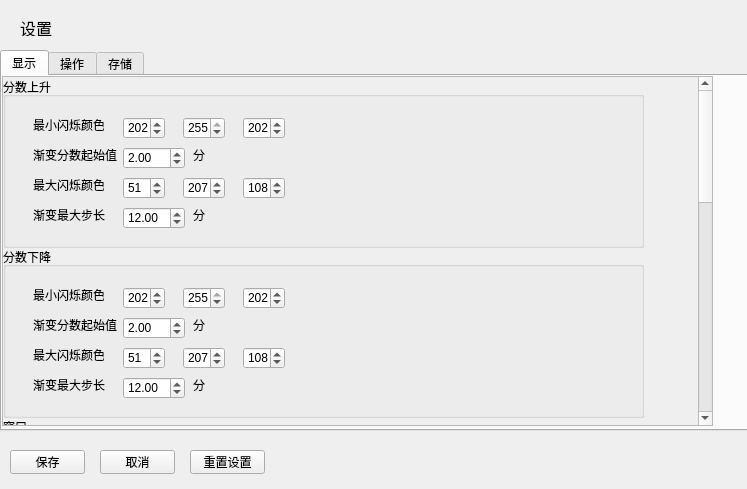
<?xml version="1.0" encoding="UTF-8"?>
<ui version="4.0">
 <class>Form</class>
 <widget class="QWidget" name="Form">
  <property name="geometry">
   <rect>
    <x>0</x>
    <y>0</y>
    <width>747</width>
    <height>489</height>
   </rect>
  </property>
  <property name="windowTitle">
   <string>设置</string>
  </property>
  <widget class="QLabel" name="label">
   <property name="geometry">
    <rect>
     <x>20</x>
     <y>20</y>
     <width>54</width>
     <height>16</height>
    </rect>
   </property>
   <property name="font">
    <font>
     <pointsize>12</pointsize>
    </font>
   </property>
   <property name="text">
    <string>设置</string>
   </property>
  </widget>
  <widget class="QTabWidget" name="tabWidget">
   <property name="geometry">
    <rect>
     <x>0</x>
     <y>50</y>
     <width>801</width>
     <height>381</height>
    </rect>
   </property>
   <property name="currentIndex">
    <number>0</number>
   </property>
   <widget class="QWidget" name="tab_3">
    <attribute name="title">
     <string>显示</string>
    </attribute>
    <widget class="QScrollArea" name="scrollArea_2">
     <property name="geometry">
      <rect>
       <x>0</x>
       <y>0</y>
       <width>711</width>
       <height>350</height>
      </rect>
     </property>
     <property name="widgetResizable">
      <bool>true</bool>
     </property>
     <widget class="QWidget" name="scrollAreaWidgetContents_2">
      <property name="geometry">
       <rect>
        <x>0</x>
        <y>0</y>
        <width>692</width>
        <height>1000</height>
       </rect>
      </property>
      <property name="minimumSize">
       <size>
        <width>0</width>
        <height>1000</height>
       </size>
      </property>
      <widget class="QGroupBox" name="groupBox">
       <property name="geometry">
        <rect>
         <x>0</x>
         <y>0</y>
         <width>641</width>
         <height>171</height>
        </rect>
       </property>
       <property name="title">
        <string>分数上升</string>
       </property>
       <widget class="QLabel" name="label_3">
        <property name="geometry">
         <rect>
          <x>30</x>
          <y>40</y>
          <width>71</width>
          <height>16</height>
         </rect>
        </property>
        <property name="text">
         <string>最小闪烁颜色</string>
        </property>
       </widget>
       <widget class="QSpinBox" name="score_up_color_r">
        <property name="geometry">
         <rect>
          <x>120</x>
          <y>40</y>
          <width>42</width>
          <height>22</height>
         </rect>
        </property>
        <property name="maximum">
         <number>255</number>
        </property>
        <property name="value">
         <number>202</number>
        </property>
       </widget>
       <widget class="QSpinBox" name="score_up_color_g">
        <property name="geometry">
         <rect>
          <x>180</x>
          <y>40</y>
          <width>42</width>
          <height>22</height>
         </rect>
        </property>
        <property name="maximum">
         <number>255</number>
        </property>
        <property name="value">
         <number>255</number>
        </property>
       </widget>
       <widget class="QSpinBox" name="score_up_color_b">
        <property name="geometry">
         <rect>
          <x>240</x>
          <y>40</y>
          <width>42</width>
          <height>22</height>
         </rect>
        </property>
        <property name="maximum">
         <number>255</number>
        </property>
        <property name="value">
         <number>202</number>
        </property>
       </widget>
       <widget class="QLabel" name="label_4">
        <property name="geometry">
         <rect>
          <x>30</x>
          <y>70</y>
          <width>91</width>
          <height>16</height>
         </rect>
        </property>
        <property name="text">
         <string>渐变分数起始值</string>
        </property>
       </widget>
       <widget class="QDoubleSpinBox" name="score_up_color_mixin_start">
        <property name="geometry">
         <rect>
          <x>120</x>
          <y>70</y>
          <width>62</width>
          <height>22</height>
         </rect>
        </property>
        <property name="maximum">
         <double>114514.000000000000000</double>
        </property>
        <property name="singleStep">
         <double>1.000000000000000</double>
        </property>
        <property name="value">
         <double>2.000000000000000</double>
        </property>
       </widget>
       <widget class="QLabel" name="label_2">
        <property name="geometry">
         <rect>
          <x>30</x>
          <y>100</y>
          <width>71</width>
          <height>16</height>
         </rect>
        </property>
        <property name="text">
         <string>最大闪烁颜色</string>
        </property>
       </widget>
       <widget class="QSpinBox" name="score_up_color_end_r">
        <property name="geometry">
         <rect>
          <x>120</x>
          <y>100</y>
          <width>42</width>
          <height>22</height>
         </rect>
        </property>
        <property name="maximum">
         <number>255</number>
        </property>
        <property name="value">
         <number>51</number>
        </property>
       </widget>
       <widget class="QSpinBox" name="score_up_color_end_g">
        <property name="geometry">
         <rect>
          <x>180</x>
          <y>100</y>
          <width>42</width>
          <height>22</height>
         </rect>
        </property>
        <property name="maximum">
         <number>255</number>
        </property>
        <property name="value">
         <number>207</number>
        </property>
       </widget>
       <widget class="QSpinBox" name="score_up_color_end_b">
        <property name="geometry">
         <rect>
          <x>240</x>
          <y>100</y>
          <width>42</width>
          <height>22</height>
         </rect>
        </property>
        <property name="maximum">
         <number>255</number>
        </property>
        <property name="value">
         <number>108</number>
        </property>
       </widget>
       <widget class="QLabel" name="label_5">
        <property name="geometry">
         <rect>
          <x>30</x>
          <y>130</y>
          <width>91</width>
          <height>16</height>
         </rect>
        </property>
        <property name="text">
         <string>渐变最大步长</string>
        </property>
       </widget>
       <widget class="QDoubleSpinBox" name="score_up_color_step">
        <property name="geometry">
         <rect>
          <x>120</x>
          <y>130</y>
          <width>62</width>
          <height>22</height>
         </rect>
        </property>
        <property name="maximum">
         <double>114514.000000000000000</double>
        </property>
        <property name="singleStep">
         <double>1.000000000000000</double>
        </property>
        <property name="value">
         <double>12.000000000000000</double>
        </property>
       </widget>
       <widget class="QLabel" name="label_6">
        <property name="geometry">
         <rect>
          <x>190</x>
          <y>130</y>
          <width>54</width>
          <height>16</height>
         </rect>
        </property>
        <property name="text">
         <string>分</string>
        </property>
       </widget>
       <widget class="QLabel" name="label_7">
        <property name="geometry">
         <rect>
          <x>190</x>
          <y>70</y>
          <width>54</width>
          <height>16</height>
         </rect>
        </property>
        <property name="text">
         <string>分</string>
        </property>
       </widget>
      </widget>
      <widget class="QGroupBox" name="groupBox_2">
       <property name="geometry">
        <rect>
         <x>0</x>
         <y>170</y>
         <width>641</width>
         <height>171</height>
        </rect>
       </property>
       <property name="title">
        <string>分数下降</string>
       </property>
       <widget class="QLabel" name="label_14">
        <property name="geometry">
         <rect>
          <x>30</x>
          <y>40</y>
          <width>71</width>
          <height>16</height>
         </rect>
        </property>
        <property name="text">
         <string>最小闪烁颜色</string>
        </property>
       </widget>
       <widget class="QSpinBox" name="score_down_color_r">
        <property name="geometry">
         <rect>
          <x>120</x>
          <y>40</y>
          <width>42</width>
          <height>22</height>
         </rect>
        </property>
        <property name="maximum">
         <number>255</number>
        </property>
        <property name="value">
         <number>202</number>
        </property>
       </widget>
       <widget class="QSpinBox" name="score_down_color_g">
        <property name="geometry">
         <rect>
          <x>180</x>
          <y>40</y>
          <width>42</width>
          <height>22</height>
         </rect>
        </property>
        <property name="maximum">
         <number>255</number>
        </property>
        <property name="value">
         <number>255</number>
        </property>
       </widget>
       <widget class="QSpinBox" name="score_down_color_b">
        <property name="geometry">
         <rect>
          <x>240</x>
          <y>40</y>
          <width>42</width>
          <height>22</height>
         </rect>
        </property>
        <property name="maximum">
         <number>255</number>
        </property>
        <property name="value">
         <number>202</number>
        </property>
       </widget>
       <widget class="QLabel" name="label_15">
        <property name="geometry">
         <rect>
          <x>30</x>
          <y>70</y>
          <width>91</width>
          <height>16</height>
         </rect>
        </property>
        <property name="text">
         <string>渐变分数起始值</string>
        </property>
       </widget>
       <widget class="QDoubleSpinBox" name="score_down_color_mixin_start">
        <property name="geometry">
         <rect>
          <x>120</x>
          <y>70</y>
          <width>62</width>
          <height>22</height>
         </rect>
        </property>
        <property name="maximum">
         <double>114514.000000000000000</double>
        </property>
        <property name="singleStep">
         <double>1.000000000000000</double>
        </property>
        <property name="value">
         <double>2.000000000000000</double>
        </property>
       </widget>
       <widget class="QLabel" name="label_16">
        <property name="geometry">
         <rect>
          <x>30</x>
          <y>100</y>
          <width>71</width>
          <height>16</height>
         </rect>
        </property>
        <property name="text">
         <string>最大闪烁颜色</string>
        </property>
       </widget>
       <widget class="QSpinBox" name="score_down_color_end_r">
        <property name="geometry">
         <rect>
          <x>120</x>
          <y>100</y>
          <width>42</width>
          <height>22</height>
         </rect>
        </property>
        <property name="maximum">
         <number>255</number>
        </property>
        <property name="value">
         <number>51</number>
        </property>
       </widget>
       <widget class="QSpinBox" name="score_down_color_end_g">
        <property name="geometry">
         <rect>
          <x>180</x>
          <y>100</y>
          <width>42</width>
          <height>22</height>
         </rect>
        </property>
        <property name="maximum">
         <number>255</number>
        </property>
        <property name="value">
         <number>207</number>
        </property>
       </widget>
       <widget class="QSpinBox" name="score_down_color_end_b">
        <property name="geometry">
         <rect>
          <x>240</x>
          <y>100</y>
          <width>42</width>
          <height>22</height>
         </rect>
        </property>
        <property name="maximum">
         <number>255</number>
        </property>
        <property name="value">
         <number>108</number>
        </property>
       </widget>
       <widget class="QLabel" name="label_17">
        <property name="geometry">
         <rect>
          <x>30</x>
          <y>130</y>
          <width>91</width>
          <height>16</height>
         </rect>
        </property>
        <property name="text">
         <string>渐变最大步长</string>
        </property>
       </widget>
       <widget class="QDoubleSpinBox" name="score_down_color_step">
        <property name="geometry">
         <rect>
          <x>120</x>
          <y>130</y>
          <width>62</width>
          <height>22</height>
         </rect>
        </property>
        <property name="maximum">
         <double>114514.000000000000000</double>
        </property>
        <property name="singleStep">
         <double>1.000000000000000</double>
        </property>
        <property name="value">
         <double>12.000000000000000</double>
        </property>
       </widget>
       <widget class="QLabel" name="label_18">
        <property name="geometry">
         <rect>
          <x>190</x>
          <y>130</y>
          <width>54</width>
          <height>16</height>
         </rect>
        </property>
        <property name="text">
         <string>分</string>
        </property>
       </widget>
       <widget class="QLabel" name="label_19">
        <property name="geometry">
         <rect>
          <x>190</x>
          <y>70</y>
          <width>54</width>
          <height>16</height>
         </rect>
        </property>
        <property name="text">
         <string>分</string>
        </property>
       </widget>
      </widget>
      <widget class="QGroupBox" name="groupBox_3">
       <property name="geometry">
        <rect>
         <x>0</x>
         <y>340</y>
         <width>641</width>
         <height>131</height>
        </rect>
       </property>
       <property name="title">
        <string>窗口</string>
       </property>
       <widget class="QLabel" name="label_20">
        <property name="geometry">
         <rect>
          <x>30</x>
          <y>40</y>
          <width>71</width>
          <height>16</height>
         </rect>
        </property>
        <property name="text">
         <string>不透明度</string>
        </property>
       </widget>
       <widget class="QDoubleSpinBox" name="opacity">
        <property name="geometry">
         <rect>
          <x>90</x>
          <y>40</y>
          <width>62</width>
          <height>22</height>
         </rect>
        </property>
        <property name="maximum">
         <double>1.000000000000000</double>
        </property>
        <property name="singleStep">
         <double>0.100000000000000</double>
        </property>
       </widget>
       <widget class="QLabel" name="label_8">
        <property name="geometry">
         <rect>
          <x>160</x>
          <y>40</y>
          <width>101</width>
          <height>16</height>
         </rect>
        </property>
        <property name="text">
         <string>（重启后生效）</string>
        </property>
       </widget>
       <widget class="QLabel" name="label_25">
        <property name="geometry">
         <rect>
          <x>30</x>
          <y>90</y>
          <width>71</width>
          <height>16</height>
         </rect>
        </property>
        <property name="text">
         <string>动画速度</string>
        </property>
       </widget>
       <widget class="QSlider" name="horizontalSlider">
        <property name="geometry">
         <rect>
          <x>89</x>
          <y>90</y>
          <width>171</width>
          <height>20</height>
         </rect>
        </property>
        <property name="minimum">
         <number>2</number>
        </property>
        <property name="maximum">
         <number>19</number>
        </property>
        <property name="singleStep">
         <number>1</number>
        </property>
        <property name="pageStep">
         <number>0</number>
        </property>
        <property name="value">
         <number>2</number>
        </property>
        <property name="sliderPosition">
         <number>2</number>
        </property>
        <property name="orientation">
         <enum>Qt::Horizontal</enum>
        </property>
       </widget>
       <widget class="QLabel" name="label_26">
        <property name="geometry">
         <rect>
          <x>280</x>
          <y>90</y>
          <width>54</width>
          <height>16</height>
         </rect>
        </property>
        <property name="text">
         <string>关闭</string>
        </property>
       </widget>
      </widget>
      <widget class="QGroupBox" name="groupBox_4">
       <property name="geometry">
        <rect>
         <x>0</x>
         <y>480</y>
         <width>641</width>
         <height>111</height>
        </rect>
       </property>
       <property name="title">
        <string>日志窗口（比较炸性能）</string>
       </property>
       <widget class="QLabel" name="label_21">
        <property name="geometry">
         <rect>
          <x>30</x>
          <y>40</y>
          <width>71</width>
          <height>16</height>
         </rect>
        </property>
        <property name="text">
         <string>保留日志行数</string>
        </property>
       </widget>
       <widget class="QLabel" name="label_22">
        <property name="geometry">
         <rect>
          <x>30</x>
          <y>70</y>
          <width>71</width>
          <height>16</height>
         </rect>
        </property>
        <property name="text">
         <string>日志刷新间隔</string>
        </property>
       </widget>
       <widget class="QSpinBox" name="log_keep">
        <property name="geometry">
         <rect>
          <x>110</x>
          <y>40</y>
          <width>61</width>
          <height>22</height>
         </rect>
        </property>
        <property name="maximum">
         <number>65535</number>
        </property>
        <property name="value">
         <number>50</number>
        </property>
       </widget>
       <widget class="QDoubleSpinBox" name="log_update">
        <property name="geometry">
         <rect>
          <x>110</x>
          <y>70</y>
          <width>62</width>
          <height>22</height>
         </rect>
        </property>
        <property name="decimals">
         <number>3</number>
        </property>
        <property name="maximum">
         <double>10.000000000000000</double>
        </property>
        <property name="singleStep">
         <double>0.100000000000000</double>
        </property>
        <property name="value">
         <double>0.500000000000000</double>
        </property>
       </widget>
       <widget class="QLabel" name="label_9">
        <property name="geometry">
         <rect>
          <x>180</x>
          <y>40</y>
          <width>54</width>
          <height>16</height>
         </rect>
        </property>
        <property name="text">
         <string>行</string>
        </property>
       </widget>
       <widget class="QLabel" name="label_10">
        <property name="geometry">
         <rect>
          <x>180</x>
          <y>70</y>
          <width>54</width>
          <height>16</height>
         </rect>
        </property>
        <property name="text">
         <string>秒/次</string>
        </property>
       </widget>
      </widget>
      <widget class="QGroupBox" name="groupBox_7">
       <property name="geometry">
        <rect>
         <x>0</x>
         <y>600</y>
         <width>641</width>
         <height>111</height>
        </rect>
       </property>
       <property name="title">
        <string>背景显示</string>
       </property>
       <widget class="QCheckBox" name="checkBox">
        <property name="geometry">
         <rect>
          <x>30</x>
          <y>40</y>
          <width>131</width>
          <height>20</height>
         </rect>
        </property>
        <property name="text">
         <string>启用动态背景</string>
        </property>
        <property name="checked">
         <bool>true</bool>
        </property>
       </widget>
       <widget class="QLabel" name="label_30">
        <property name="enabled">
         <bool>true</bool>
        </property>
        <property name="geometry">
         <rect>
          <x>30</x>
          <y>70</y>
          <width>161</width>
          <height>16</height>
         </rect>
        </property>
        <property name="text">
         <string>限制最大帧率</string>
        </property>
       </widget>
       <widget class="QSpinBox" name="spinBox_3">
        <property name="enabled">
         <bool>true</bool>
        </property>
        <property name="geometry">
         <rect>
          <x>190</x>
          <y>70</y>
          <width>42</width>
          <height>22</height>
         </rect>
        </property>
        <property name="minimum">
         <number>1</number>
        </property>
        <property name="maximum">
         <number>360</number>
        </property>
        <property name="value">
         <number>60</number>
        </property>
       </widget>
       <widget class="QLabel" name="label_32">
        <property name="geometry">
         <rect>
          <x>250</x>
          <y>70</y>
          <width>161</width>
          <height>16</height>
         </rect>
        </property>
        <property name="text">
         <string>（觉得动态背景卡就改低点）</string>
        </property>
       </widget>
      </widget>
     </widget>
    </widget>
   </widget>
   <widget class="QWidget" name="tab">
    <attribute name="title">
     <string>操作</string>
    </attribute>
    <widget class="QScrollArea" name="scrollArea">
     <property name="geometry">
      <rect>
       <x>0</x>
       <y>0</y>
       <width>781</width>
       <height>400</height>
      </rect>
     </property>
     <property name="widgetResizable">
      <bool>true</bool>
     </property>
     <widget class="QWidget" name="scrollAreaWidgetContents">
      <property name="geometry">
       <rect>
        <x>0</x>
        <y>0</y>
        <width>762</width>
        <height>1000</height>
       </rect>
      </property>
      <property name="minimumSize">
       <size>
        <width>0</width>
        <height>1000</height>
       </size>
      </property>
      <widget class="QGroupBox" name="groupBox_6">
       <property name="geometry">
        <rect>
         <x>10</x>
         <y>10</y>
         <width>711</width>
         <height>101</height>
        </rect>
       </property>
       <property name="title">
        <string>创建新窗口</string>
       </property>
       <widget class="QLabel" name="label_27">
        <property name="geometry">
         <rect>
          <x>20</x>
          <y>30</y>
          <width>201</width>
          <height>16</height>
         </rect>
        </property>
        <property name="text">
         <string>新窗口基于父窗口中心坐标的偏移量</string>
        </property>
       </widget>
       <widget class="QLabel" name="label_28">
        <property name="geometry">
         <rect>
          <x>30</x>
          <y>50</y>
          <width>54</width>
          <height>16</height>
         </rect>
        </property>
        <property name="text">
         <string>x</string>
        </property>
       </widget>
       <widget class="QLabel" name="label_29">
        <property name="geometry">
         <rect>
          <x>140</x>
          <y>50</y>
          <width>54</width>
          <height>16</height>
         </rect>
        </property>
        <property name="text">
         <string>y</string>
        </property>
       </widget>
       <widget class="QSpinBox" name="spinBox">
        <property name="geometry">
         <rect>
          <x>50</x>
          <y>50</y>
          <width>71</width>
          <height>22</height>
         </rect>
        </property>
        <property name="minimum">
         <number>-3840</number>
        </property>
        <property name="maximum">
         <number>3840</number>
        </property>
        <property name="singleStep">
         <number>10</number>
        </property>
       </widget>
       <widget class="QSpinBox" name="spinBox_2">
        <property name="geometry">
         <rect>
          <x>170</x>
          <y>50</y>
          <width>71</width>
          <height>22</height>
         </rect>
        </property>
        <property name="readOnly">
         <bool>false</bool>
        </property>
        <property name="buttonSymbols">
         <enum>QAbstractSpinBox::UpDownArrows</enum>
        </property>
        <property name="minimum">
         <number>-2160</number>
        </property>
        <property name="maximum">
         <number>2160</number>
        </property>
        <property name="singleStep">
         <number>10</number>
        </property>
       </widget>
      </widget>
     </widget>
    </widget>
   </widget>
   <widget class="QWidget" name="tab_2">
    <attribute name="title">
     <string>存储</string>
    </attribute>
    <widget class="QScrollArea" name="scrollArea_3">
     <property name="geometry">
      <rect>
       <x>0</x>
       <y>0</y>
       <width>721</width>
       <height>351</height>
      </rect>
     </property>
     <property name="widgetResizable">
      <bool>true</bool>
     </property>
     <widget class="QWidget" name="scrollAreaWidgetContents_3">
      <property name="geometry">
       <rect>
        <x>0</x>
        <y>0</y>
        <width>702</width>
        <height>1000</height>
       </rect>
      </property>
      <property name="minimumSize">
       <size>
        <width>500</width>
        <height>1000</height>
       </size>
      </property>
      <widget class="QGroupBox" name="groupBox_5">
       <property name="geometry">
        <rect>
         <x>0</x>
         <y>10</y>
         <width>671</width>
         <height>181</height>
        </rect>
       </property>
       <property name="title">
        <string>保存设置（重启后生效）</string>
       </property>
       <widget class="QCheckBox" name="autosave">
        <property name="geometry">
         <rect>
          <x>80</x>
          <y>20</y>
          <width>79</width>
          <height>20</height>
         </rect>
        </property>
        <property name="text">
         <string/>
        </property>
        <property name="checked">
         <bool>true</bool>
        </property>
       </widget>
       <widget class="QLabel" name="label_11">
        <property name="geometry">
         <rect>
          <x>20</x>
          <y>20</y>
          <width>51</width>
          <height>16</height>
         </rect>
        </property>
        <property name="text">
         <string>自动保存</string>
        </property>
       </widget>
       <widget class="QDoubleSpinBox" name="autosavetime">
        <property name="geometry">
         <rect>
          <x>80</x>
          <y>50</y>
          <width>62</width>
          <height>22</height>
         </rect>
        </property>
        <property name="minimum">
         <double>10.000000000000000</double>
        </property>
        <property name="maximum">
         <double>86400.000000000000000</double>
        </property>
       </widget>
       <widget class="QLabel" name="label_12">
        <property name="geometry">
         <rect>
          <x>20</x>
          <y>50</y>
          <width>51</width>
          <height>16</height>
         </rect>
        </property>
        <property name="text">
         <string>保存间隔</string>
        </property>
       </widget>
       <widget class="QLabel" name="label_13">
        <property name="geometry">
         <rect>
          <x>150</x>
          <y>50</y>
          <width>51</width>
          <height>16</height>
         </rect>
        </property>
        <property name="text">
         <string>秒</string>
        </property>
       </widget>
       <widget class="QLabel" name="label_23">
        <property name="geometry">
         <rect>
          <x>20</x>
          <y>100</y>
          <width>71</width>
          <height>16</height>
         </rect>
        </property>
        <property name="text">
         <string>保存路径</string>
        </property>
       </widget>
       <widget class="QComboBox" name="savepath">
        <property name="enabled">
         <bool>false</bool>
        </property>
        <property name="geometry">
         <rect>
          <x>80</x>
          <y>100</y>
          <width>221</width>
          <height>22</height>
         </rect>
        </property>
        <property name="editable">
         <bool>false</bool>
        </property>
        <property name="placeholderText">
         <string/>
        </property>
       </widget>
       <widget class="QLabel" name="label_24">
        <property name="geometry">
         <rect>
          <x>0</x>
          <y>130</y>
          <width>81</width>
          <height>16</height>
         </rect>
        </property>
        <property name="text">
         <string>存档备份途径</string>
        </property>
       </widget>
       <widget class="QComboBox" name="savepath_2">
        <property name="geometry">
         <rect>
          <x>80</x>
          <y>130</y>
          <width>221</width>
          <height>22</height>
         </rect>
        </property>
        <property name="editable">
         <bool>false</bool>
        </property>
        <property name="placeholderText">
         <string>无</string>
        </property>
       </widget>
       <widget class="QLabel" name="label_31">
        <property name="geometry">
         <rect>
          <x>340</x>
          <y>100</y>
          <width>71</width>
          <height>16</height>
         </rect>
        </property>
        <property name="text">
         <string>（懒得做了）</string>
        </property>
       </widget>
      </widget>
     </widget>
    </widget>
   </widget>
  </widget>
  <widget class="QPushButton" name="save">
   <property name="geometry">
    <rect>
     <x>10</x>
     <y>450</y>
     <width>75</width>
     <height>24</height>
    </rect>
   </property>
   <property name="text">
    <string>保存</string>
   </property>
  </widget>
  <widget class="QPushButton" name="cancel">
   <property name="geometry">
    <rect>
     <x>100</x>
     <y>450</y>
     <width>75</width>
     <height>24</height>
    </rect>
   </property>
   <property name="text">
    <string>取消</string>
   </property>
  </widget>
  <widget class="QPushButton" name="reset">
   <property name="geometry">
    <rect>
     <x>190</x>
     <y>450</y>
     <width>75</width>
     <height>24</height>
    </rect>
   </property>
   <property name="text">
    <string>重置设置</string>
   </property>
  </widget>
 </widget>
 <resources/>
 <connections/>
</ui>
